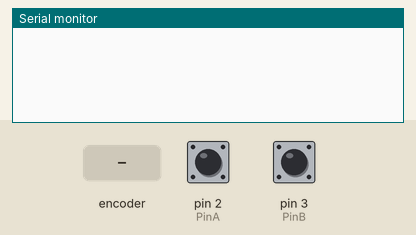
Bench run of a sketch on a simulated Arduino Uno, built with avr-gcc and run on an emulated ATmega328P. On the bench: the last lines printed to the serial monitor. The test bench sets the inputs (shaded band); at power-on: pin 2 (PinA) HIGH, pin 3 (PinB) HIGH.

Above: at 1.2 s.
1.3 s: rotary encoder on pin 2 (PinA) / pin 3 (PinB) turned 1 step (first pin leading)
At 2.3 s:
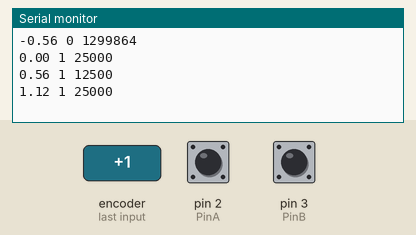
3.0 s: rotary encoder on pin 2 (PinA) / pin 3 (PinB) turned 1 step (first pin leading)
At 3.6 s:
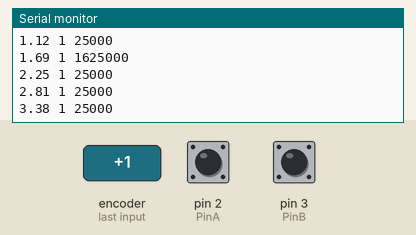
Timing chart, 0 to 6.0 s (numbered marks = the images above; inputs shaded):
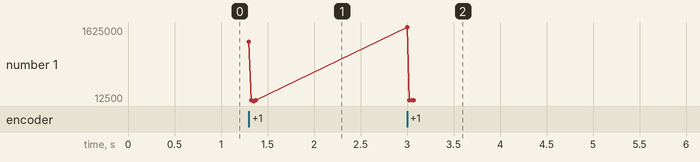

Measured:
- after the input at 1.3 s, the serial monitor: prints a new line at once (image 1)
- after the input at 3.0 s, the serial monitor: prints a new line at once (image 2)

The sketch:

encoder.ino
```cpp
// (licence header left out)
/*
 *	author:	lisper <lisper.li@dfrobot.com> 2014-07-24
 *	example for encoder v4
 */

#define PinA 2	//int0
#define PinB 3	//int1

volatile int32_t count = 0; //
volatile int32_t count1 = 0;

volatile int enState = 0;

volatile int stateA,stateB;
volatile uint32_t delay_time;
volatile boolean direction = 0;
volatile uint32_t start_time = 0;
volatile boolean ischange;
volatile boolean old_dir;
//
void setup() {
  Serial.begin(9600);

  pinMode(PinA,INPUT_PULLUP);
  pinMode(PinB,INPUT_PULLUP);

  attachInterrupt(0, funcA, CHANGE);
  attachInterrupt(1, funcB, CHANGE);
}

//
void loop() {
  //while count changed print it
  while (count1 != count) {
    count1 = count;
    Serial.print (count * 0.5625);  // *2.25/4
    Serial.print (" ");
    Serial.print (direction);
    Serial.print (" ");
    Serial.println (delay_time);
  }
}

//int0
void funcA () {
  uint32_t now_time = micros ();

  delay_time = now_time - start_time;
  if (ischange)
    delay_time /= 2;
  start_time = now_time;

  stateA = digitalRead (PinA);
  if (stateA && stateB) {
    count--;
    if (!old_dir)
      ischange = 0;
    else {
      ischange = 1;
      old_dir = direction = 0;
    }
  }
  else if (stateA && !stateB) {
    count++;
    if (old_dir)
      ischange = 0;
    else {
      ischange = 1;
      old_dir = direction = 1;

    }
  }
  else if (!stateA && stateB) {
    count++;
    if (old_dir)
      ischange = 0;
    else {
      ischange = 1;
      old_dir = direction = 1;
    }
  }
  else if (!stateA && !stateB) {
    count--;
    if (!old_dir)
      ischange = 0;
    else {
      ischange = 1;
      old_dir = direction = 0;
    }
  }
}


//int1
void funcB () {
  uint32_t now_time = micros ();
  delay_time = now_time - start_time;
  start_time = now_time;
  if (ischange)
    delay_time /= 2;

  stateB = digitalRead (PinB);
  if (stateA && stateB) {
    count++;
    if (old_dir)
      ischange = 0;
    else {
      ischange = 1;
      old_dir = direction = 1;
    }
  }
  else if (stateA && !stateB) {
    count--;
    if (!old_dir)
      ischange = 0;
    else {
      ischange = 1;
      old_dir = direction = 0;
    }
  }
  else if (!stateA && stateB) {
    count--;
    if (!old_dir)
      ischange = 0;
    else {
      ischange = 1;
      old_dir = direction = 0;
    }
  }
  else if (!stateA && !stateB) {
    count++;
    if (old_dir)
      ischange = 0;
    else {
      ischange = 1;
      old_dir = direction = 1;
    }
  }
}
```
